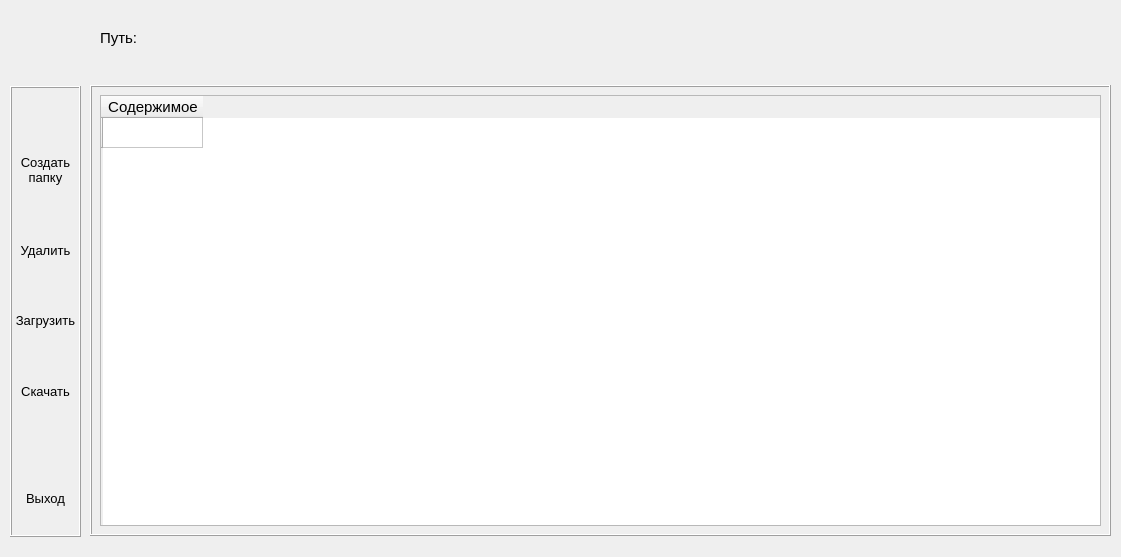
<?xml version="1.0" encoding="UTF-8"?>
<ui version="4.0">
 <class>MainWindow</class>
 <widget class="QMainWindow" name="MainWindow">
  <property name="enabled">
   <bool>true</bool>
  </property>
  <property name="geometry">
   <rect>
    <x>0</x>
    <y>0</y>
    <width>1121</width>
    <height>557</height>
   </rect>
  </property>
  <property name="minimumSize">
   <size>
    <width>1121</width>
    <height>557</height>
   </size>
  </property>
  <property name="maximumSize">
   <size>
    <width>1121</width>
    <height>557</height>
   </size>
  </property>
  <property name="palette">
   <palette>
    <active>
     <colorrole role="Base">
      <brush brushstyle="SolidPattern">
       <color alpha="255">
        <red>255</red>
        <green>255</green>
        <blue>255</blue>
       </color>
      </brush>
     </colorrole>
     <colorrole role="Window">
      <brush brushstyle="SolidPattern">
       <color alpha="255">
        <red>239</red>
        <green>239</green>
        <blue>239</blue>
       </color>
      </brush>
     </colorrole>
    </active>
    <inactive>
     <colorrole role="Base">
      <brush brushstyle="SolidPattern">
       <color alpha="255">
        <red>255</red>
        <green>255</green>
        <blue>255</blue>
       </color>
      </brush>
     </colorrole>
     <colorrole role="Window">
      <brush brushstyle="SolidPattern">
       <color alpha="255">
        <red>239</red>
        <green>239</green>
        <blue>239</blue>
       </color>
      </brush>
     </colorrole>
    </inactive>
    <disabled>
     <colorrole role="Base">
      <brush brushstyle="SolidPattern">
       <color alpha="255">
        <red>239</red>
        <green>239</green>
        <blue>239</blue>
       </color>
      </brush>
     </colorrole>
     <colorrole role="Window">
      <brush brushstyle="SolidPattern">
       <color alpha="255">
        <red>239</red>
        <green>239</green>
        <blue>239</blue>
       </color>
      </brush>
     </colorrole>
    </disabled>
   </palette>
  </property>
  <property name="windowTitle">
   <string>CloudMail.Ru</string>
  </property>
  <property name="animated">
   <bool>false</bool>
  </property>
  <widget class="QWidget" name="centralwidget">
   <widget class="QFrame" name="frame_2">
    <property name="geometry">
     <rect>
      <x>90</x>
      <y>85</y>
      <width>1021</width>
      <height>451</height>
     </rect>
    </property>
    <property name="frameShape">
     <enum>QFrame::Box</enum>
    </property>
    <property name="frameShadow">
     <enum>QFrame::Raised</enum>
    </property>
    <widget class="QTableWidget" name="tableWidget">
     <property name="geometry">
      <rect>
       <x>10</x>
       <y>10</y>
       <width>1001</width>
       <height>431</height>
      </rect>
     </property>
     <property name="font">
      <font>
       <pointsize>11</pointsize>
      </font>
     </property>
     <row>
      <property name="text">
       <string/>
      </property>
     </row>
     <column>
      <property name="text">
       <string>Содержимое</string>
      </property>
     </column>
    </widget>
   </widget>
   <widget class="QLineEdit" name="pathEdit">
    <property name="enabled">
     <bool>false</bool>
    </property>
    <property name="geometry">
     <rect>
      <x>155</x>
      <y>28</y>
      <width>941</width>
      <height>20</height>
     </rect>
    </property>
    <property name="font">
     <font>
      <pointsize>11</pointsize>
     </font>
    </property>
    <property name="frame">
     <bool>false</bool>
    </property>
    <property name="cursorMoveStyle">
     <enum>Qt::LogicalMoveStyle</enum>
    </property>
   </widget>
   <widget class="QLabel" name="label">
    <property name="geometry">
     <rect>
      <x>100</x>
      <y>30</y>
      <width>47</width>
      <height>16</height>
     </rect>
    </property>
    <property name="font">
     <font>
      <pointsize>11</pointsize>
     </font>
    </property>
    <property name="text">
     <string>Путь:</string>
    </property>
   </widget>
   <widget class="QFrame" name="frame">
    <property name="geometry">
     <rect>
      <x>10</x>
      <y>86</y>
      <width>71</width>
      <height>451</height>
     </rect>
    </property>
    <property name="frameShape">
     <enum>QFrame::Box</enum>
    </property>
    <property name="frameShadow">
     <enum>QFrame::Raised</enum>
    </property>
    <widget class="QLabel" name="label_2">
     <property name="geometry">
      <rect>
       <x>5</x>
       <y>68</y>
       <width>61</width>
       <height>31</height>
      </rect>
     </property>
     <property name="font">
      <font>
       <pointsize>10</pointsize>
      </font>
     </property>
     <property name="text">
      <string>Создать папку</string>
     </property>
     <property name="alignment">
      <set>Qt::AlignCenter</set>
     </property>
     <property name="wordWrap">
      <bool>true</bool>
     </property>
    </widget>
    <widget class="QToolButton" name="create_Folder">
     <property name="geometry">
      <rect>
       <x>5</x>
       <y>10</y>
       <width>61</width>
       <height>61</height>
      </rect>
     </property>
     <property name="toolTip">
      <string>Создать папку</string>
     </property>
     <property name="autoFillBackground">
      <bool>false</bool>
     </property>
     <property name="text">
      <string/>
     </property>
     <property name="icon">
      <iconset>
       <normaloff>pic/add_folder.png</normaloff>pic/add_folder.png</iconset>
     </property>
     <property name="iconSize">
      <size>
       <width>50</width>
       <height>50</height>
      </size>
     </property>
     <property name="autoRaise">
      <bool>true</bool>
     </property>
    </widget>
    <widget class="QToolButton" name="delete_Folder">
     <property name="geometry">
      <rect>
       <x>5</x>
       <y>101</y>
       <width>61</width>
       <height>61</height>
      </rect>
     </property>
     <property name="toolTip">
      <string>Удалить файл или папку</string>
     </property>
     <property name="autoFillBackground">
      <bool>false</bool>
     </property>
     <property name="text">
      <string/>
     </property>
     <property name="icon">
      <iconset>
       <normaloff>pic/delete_folder.png</normaloff>pic/delete_folder.png</iconset>
     </property>
     <property name="iconSize">
      <size>
       <width>50</width>
       <height>50</height>
      </size>
     </property>
     <property name="autoRaise">
      <bool>true</bool>
     </property>
    </widget>
    <widget class="QLabel" name="label_3">
     <property name="geometry">
      <rect>
       <x>5</x>
       <y>156</y>
       <width>61</width>
       <height>16</height>
      </rect>
     </property>
     <property name="font">
      <font>
       <pointsize>10</pointsize>
      </font>
     </property>
     <property name="text">
      <string>Удалить</string>
     </property>
     <property name="alignment">
      <set>Qt::AlignCenter</set>
     </property>
     <property name="wordWrap">
      <bool>true</bool>
     </property>
    </widget>
    <widget class="QToolButton" name="uploadFile">
     <property name="geometry">
      <rect>
       <x>5</x>
       <y>172</y>
       <width>61</width>
       <height>61</height>
      </rect>
     </property>
     <property name="toolTip">
      <string>Загрузить файл или папку</string>
     </property>
     <property name="autoFillBackground">
      <bool>false</bool>
     </property>
     <property name="text">
      <string/>
     </property>
     <property name="icon">
      <iconset>
       <normaloff>pic/upload.png</normaloff>pic/upload.png</iconset>
     </property>
     <property name="iconSize">
      <size>
       <width>50</width>
       <height>50</height>
      </size>
     </property>
     <property name="autoRaise">
      <bool>true</bool>
     </property>
    </widget>
    <widget class="QLabel" name="label_4">
     <property name="geometry">
      <rect>
       <x>5</x>
       <y>226</y>
       <width>61</width>
       <height>16</height>
      </rect>
     </property>
     <property name="font">
      <font>
       <pointsize>10</pointsize>
      </font>
     </property>
     <property name="text">
      <string>Загрузить</string>
     </property>
     <property name="alignment">
      <set>Qt::AlignCenter</set>
     </property>
     <property name="wordWrap">
      <bool>true</bool>
     </property>
    </widget>
    <widget class="QToolButton" name="downloadFile">
     <property name="geometry">
      <rect>
       <x>5</x>
       <y>243</y>
       <width>61</width>
       <height>61</height>
      </rect>
     </property>
     <property name="toolTip">
      <string>Скачать файл или папку</string>
     </property>
     <property name="autoFillBackground">
      <bool>false</bool>
     </property>
     <property name="text">
      <string/>
     </property>
     <property name="icon">
      <iconset>
       <normaloff>pic/download.png</normaloff>pic/download.png</iconset>
     </property>
     <property name="iconSize">
      <size>
       <width>50</width>
       <height>50</height>
      </size>
     </property>
     <property name="autoRaise">
      <bool>true</bool>
     </property>
    </widget>
    <widget class="QLabel" name="label_8">
     <property name="geometry">
      <rect>
       <x>5</x>
       <y>297</y>
       <width>61</width>
       <height>16</height>
      </rect>
     </property>
     <property name="font">
      <font>
       <pointsize>10</pointsize>
      </font>
     </property>
     <property name="text">
      <string>Скачать</string>
     </property>
     <property name="alignment">
      <set>Qt::AlignCenter</set>
     </property>
     <property name="wordWrap">
      <bool>true</bool>
     </property>
    </widget>
    <widget class="QLabel" name="label_9">
     <property name="geometry">
      <rect>
       <x>5</x>
       <y>404</y>
       <width>61</width>
       <height>16</height>
      </rect>
     </property>
     <property name="font">
      <font>
       <pointsize>10</pointsize>
      </font>
     </property>
     <property name="text">
      <string>Выход</string>
     </property>
     <property name="alignment">
      <set>Qt::AlignCenter</set>
     </property>
     <property name="wordWrap">
      <bool>true</bool>
     </property>
    </widget>
    <widget class="QToolButton" name="exitButton">
     <property name="geometry">
      <rect>
       <x>5</x>
       <y>350</y>
       <width>61</width>
       <height>61</height>
      </rect>
     </property>
     <property name="toolTip">
      <string>Скачать файл или папку</string>
     </property>
     <property name="autoFillBackground">
      <bool>false</bool>
     </property>
     <property name="text">
      <string/>
     </property>
     <property name="icon">
      <iconset>
       <normaloff>pic/exit.png</normaloff>pic/exit.png</iconset>
     </property>
     <property name="iconSize">
      <size>
       <width>50</width>
       <height>50</height>
      </size>
     </property>
     <property name="autoRaise">
      <bool>true</bool>
     </property>
    </widget>
   </widget>
   <widget class="QToolButton" name="cloud">
    <property name="enabled">
     <bool>false</bool>
    </property>
    <property name="geometry">
     <rect>
      <x>0</x>
      <y>0</y>
      <width>91</width>
      <height>71</height>
     </rect>
    </property>
    <property name="text">
     <string/>
    </property>
    <property name="icon">
     <iconset>
      <normaloff>pic/cloud.png</normaloff>
      <disabledoff>pic/cloud.png</disabledoff>pic/cloud.png</iconset>
    </property>
    <property name="iconSize">
     <size>
      <width>500</width>
      <height>500</height>
     </size>
    </property>
    <property name="popupMode">
     <enum>QToolButton::DelayedPopup</enum>
    </property>
    <property name="toolButtonStyle">
     <enum>Qt::ToolButtonIconOnly</enum>
    </property>
    <property name="autoRaise">
     <bool>true</bool>
    </property>
   </widget>
  </widget>
 </widget>
 <resources/>
 <connections/>
</ui>
